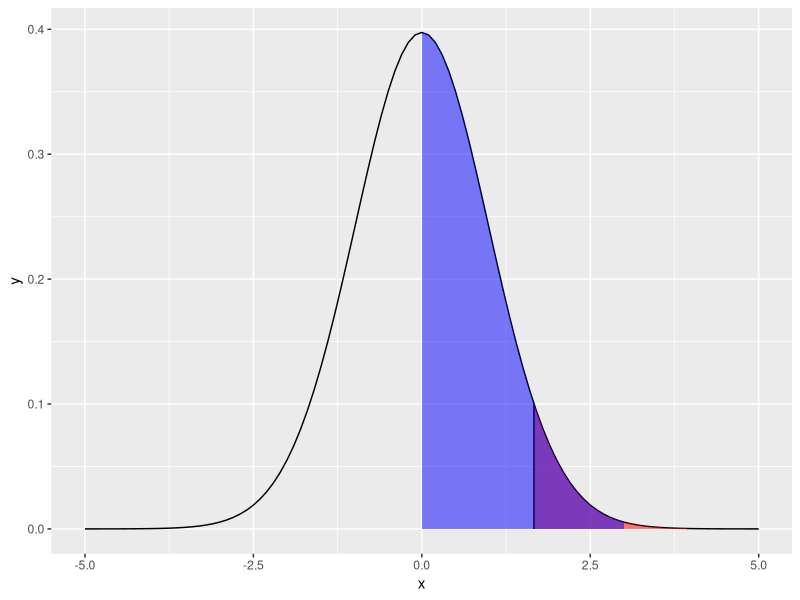

Write R code to recreate this figure. (Note: this script raises an error after producing the figure.)
rm(list=ls())
library(tidyverse)
ggplot(data = data.frame(x = c(-5, 5)), aes(x)) +
  stat_function(fun = dt, args = list(df = 70))+
  geom_segment(aes(x=qt(.95,70),xend=qt(.95,70),y=0,yend=dt(qt(.95,70),70)))+
  stat_function(fun = dt, args = list(df = 70),
                xlim = c(qt(.95,70),5),
                geom = "area",fill="red",alpha=0.5)+
  stat_function(fun = dt, args = list(df = 70),
                xlim = c(0,3),
                geom = "area",fill="blue",alpha=0.5)
  ylab("f(t)")+xlab("t")+
  theme_bw()
